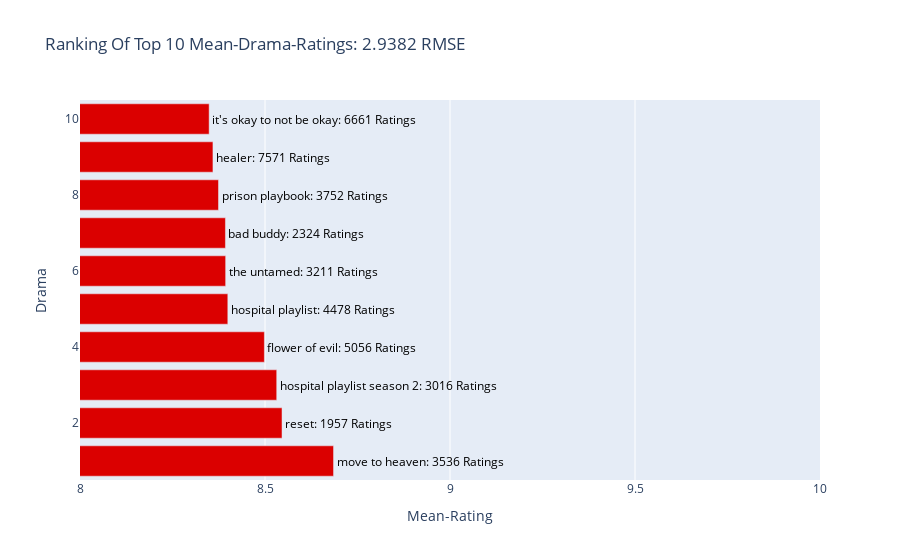

This figure's notebook cell:
### Code cell
# creating the visual of the top mean ratings
trace = go.Bar(x = ranking_mean_rating['Rating-Mean'],
               text = ranking_mean_rating['Name'].astype(str) +': '+ ranking_mean_rating['Rating-Count'].astype(str) + ' Ratings',
               textposition = 'outside',
               textfont = dict(color = '#000000'),
               orientation = 'h',
               y = list(range(1, n+1)),
               marker = dict(color = '#db0000'))
# Create layout
layout = dict(title = 'Ranking Of Top {} Mean-Drama-Ratings: {:.4f} RMSE'.format(n, rmse),
              xaxis = dict(title = 'Mean-Rating',
                          range = (8, 10)),
              yaxis = dict(title = 'Drama'))
# Create plot
fig = go.Figure(data=[trace], layout=layout)
iplot(fig)

### Figure 1 — Plotly figure (JSON) as saved in the notebook; plotly's stock layout.template omitted (floating-point values rounded to 4 significant figures)
{"data": [{"marker": {"color": "#db0000"}, "orientation": "h", "text": ["move to heaven: 3536 Ratings", "reset: 1957 Ratings", "hospital playlist season 2: 3016 Ratings", "flower of evil: 5056 Ratings", "hospital playlist: 4478 Ratings", "the untamed: 3211 Ratings", "bad buddy: 2324 Ratings", "prison playbook: 3752 Ratings", "healer: 7571 Ratings", "it's okay to not be okay: 6661 Ratings"], "textfont": {"color": "#000000"}, "textposition": "outside", "type": "bar", "x": [8.685, 8.546, 8.532, 8.498, 8.4, 8.394, 8.393, 8.374, 8.359, 8.349], "y": [1, 2, 3, 4, 5, 6, 7, 8, 9, 10]}], "layout": {"title": {"text": "Ranking Of Top 10 Mean-Drama-Ratings: 2.9382 RMSE"}, "xaxis": {"range": [8, 10], "title": {"text": "Mean-Rating"}}, "yaxis": {"title": {"text": "Drama"}}}}
